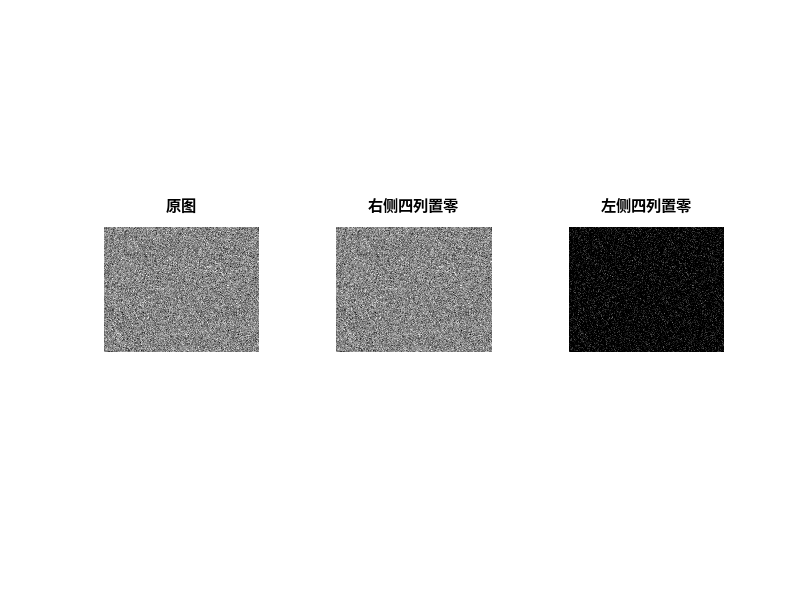

This chart was generated by the following MATLAB code:
clear all;close all;clc;
load ('hall.mat');
right = dct2(hall_gray);
left = right;
right(:,end-3:end) = 0;                     %右四列置零
left(:,1:4) = 0;                                   %左四列置零
hall_gray_right = uint8(idct2(right)); %逆变换回去
hall_gray_left = uint8(idct2(left));
hold on;
%画出原图以及两个经过置零处理的图
subplot(1,3,1);
imshow(hall_gray);
title('原图');
subplot(1,3,2);
imshow(hall_gray_right);
title('右侧四列置零');
subplot(1,3,3);
imshow(hall_gray_left);
title('左侧四列置零');